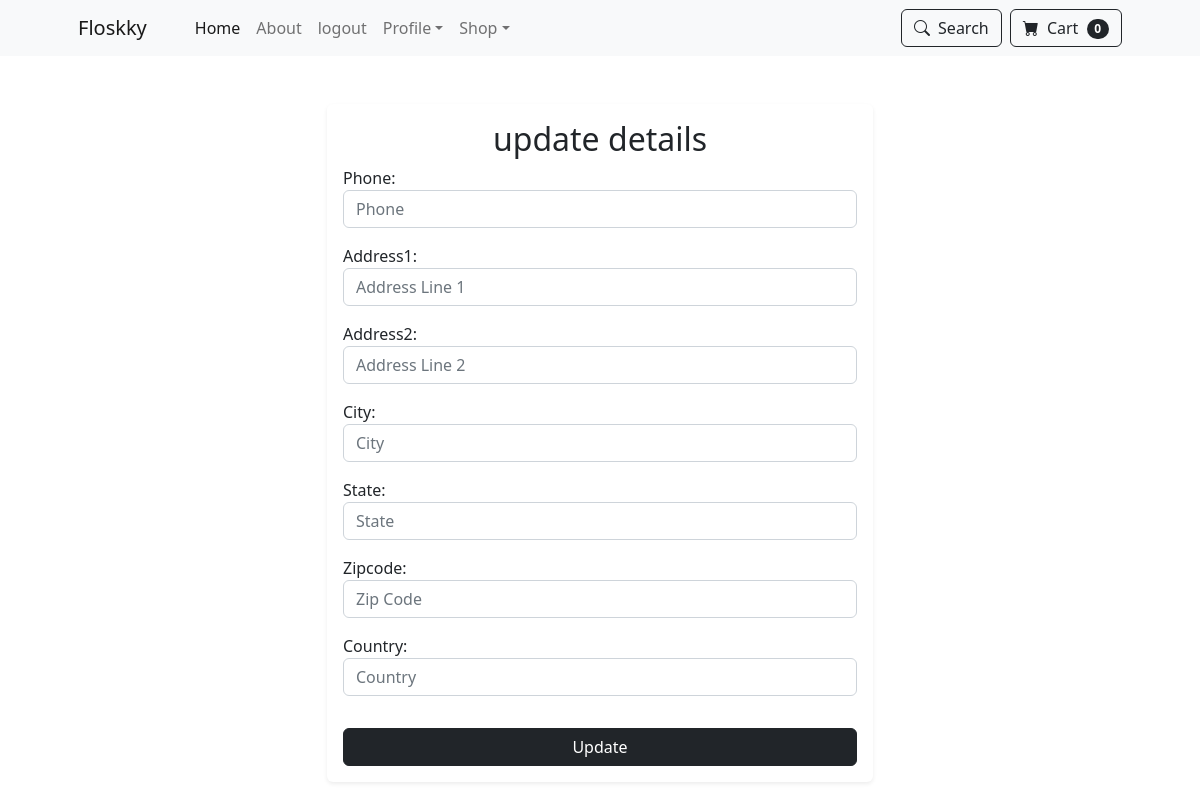
The app's page /update_info/ (signed in), older data.
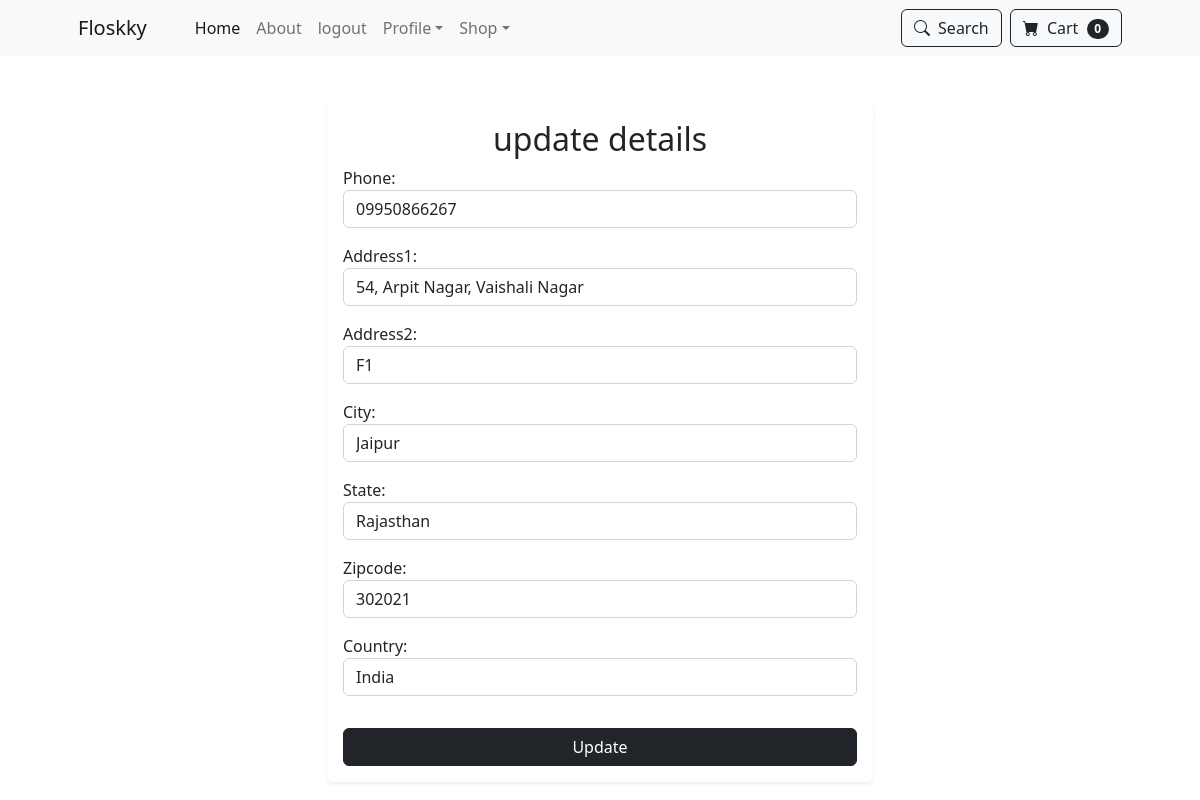
The same page, newer data.
### store/models.py (models this page shows, shortened)
class Profile(models.Model):
    user = models.OneToOneField(User, on_delete=models.CASCADE)
    date_modified = models.DateTimeField(auto_now=True)
    phone = models.CharField(max_length=20, blank=True)
    address1 = models.CharField(max_length=200, blank=True)
    address2 = models.CharField(max_length=200, blank=True)
    city = models.CharField(max_length=20, blank=True)
    state = models.CharField(max_length=20, blank=True)
    zipcode = models.CharField(max_length=20, blank=True)
    country = models.CharField(max_length=20, blank=True)

### store/views.py (the view)
# urls.py: path("update_info/", update_info, name="update_info"),
def update_info(request):
    if request.user.is_authenticated:
        current_user = Profile.objects.get(user__id=request.user.id)
        form = UserInfoForm(request.POST or None, instance=current_user)
        if form.is_valid():
            form.save()
            messages.success(request, "updated successfully")
            return redirect("home")
        else:
            return render(request, "update_info.html", {"form" : form})
    else:
        messages.success(request, "You need to login first")
        return redirect("login")

### cart/cart.py (called while the page is built)
    def __len__(self):
        return sum(1 for _ in self.cart)

### cart/context_processors.py (called while the page is built)
def cart(request):
    return {'cart':Cart(request)}

### store/templates/update_info.html (shortened to what this page needs)
{% extends "base.html" %}
{% block content %}
<div class="container mt-5">
    <div class="row justify-content-center">
        <div class="col-md-6">
            <div class="card shadow-sm border-0">
                <div class="card-body">
                    <h2 class="text-center text-dark">update details</h2>
                    <form method="post" action="{% url 'update_info'%}">
                        {{ form.as_p }}
                        <button type="submit" class="btn btn-dark w-100 mt-3">Update</button>
                    </form>
                </div>
            </div>
        </div>
    </div>
</div>
{% endblock content %}

Row changes from the older to the newer data that the page shows:
changed Profile: phone (not shown) → "09950866267"; address1 (not shown) → "54, Arpit Nagar, Vaishali Nagar"; address2 (not shown) → "F1"; city (not shown) → "Jaipur"; state (not shown) → "Rajasthan"; zipcode (not shown) → "302021"; country (not shown) → "India"
